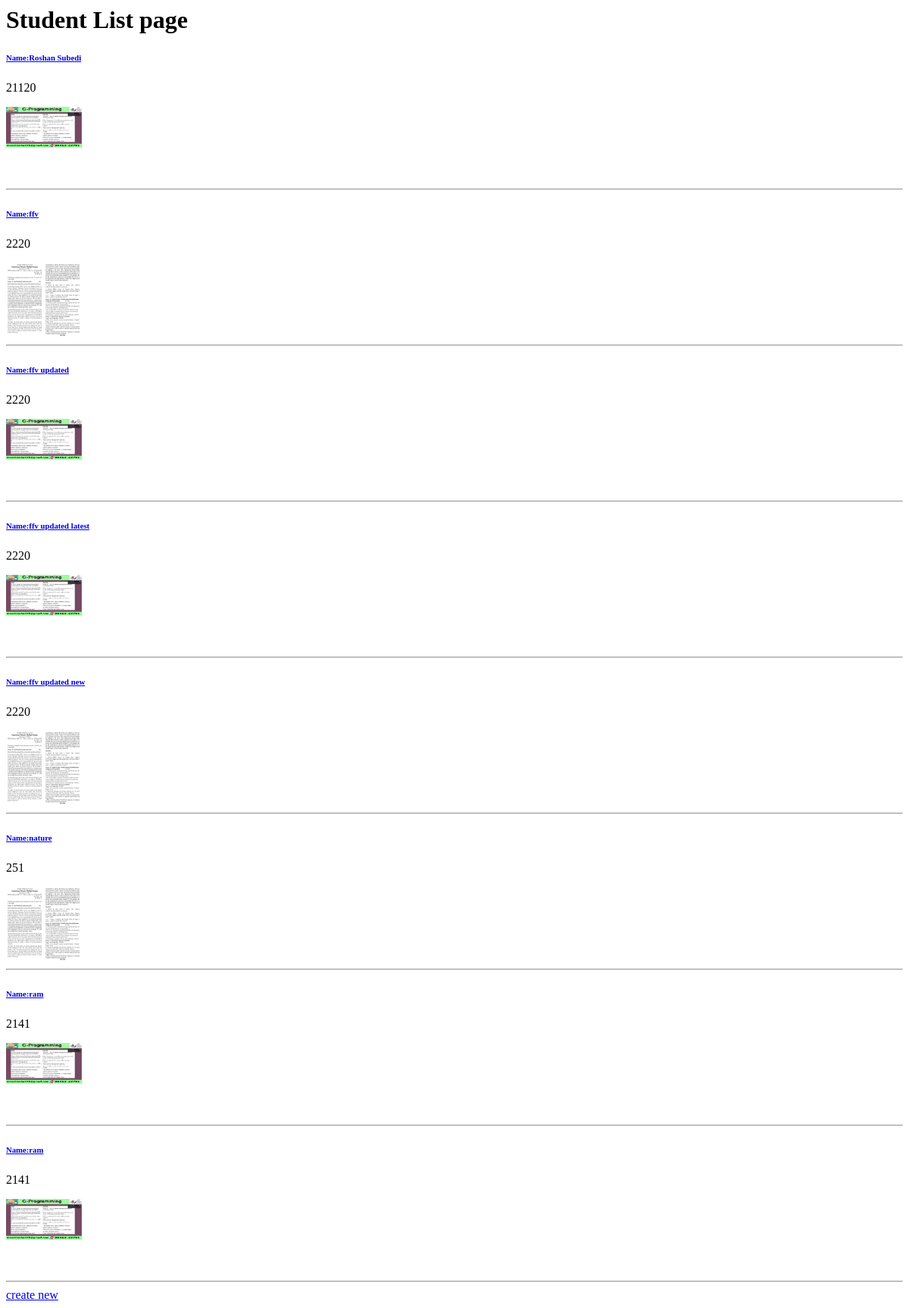
The page /student/ (signed in) on the database as committed earlier.
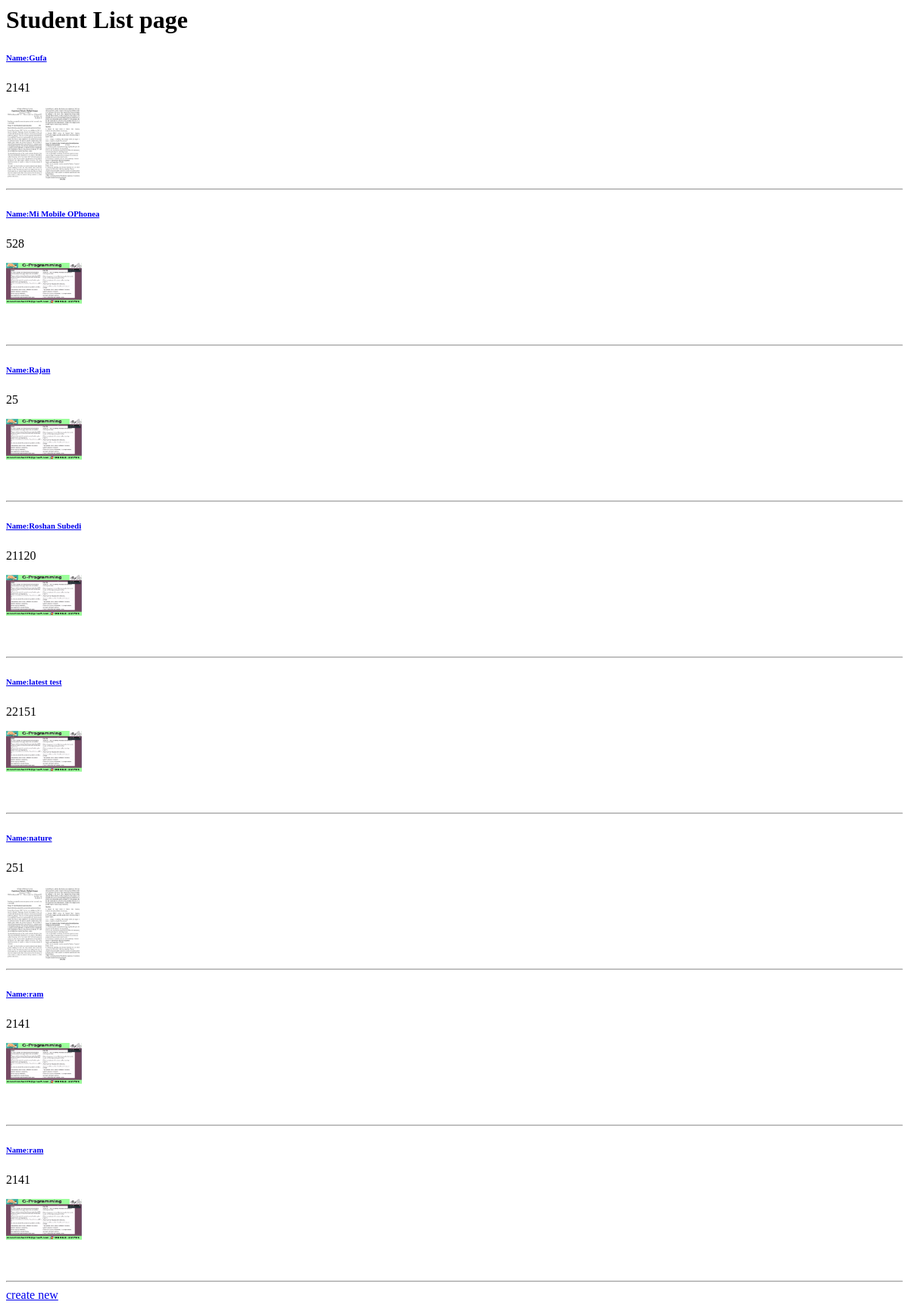
The same page on the database as committed later.
### imagehandle/models.py (models this page shows, shortened)
class Student(models.Model):
	name=models.CharField(max_length=255)
	roll_no=models.IntegerField()
	image=models.ImageField(upload_to='student/')

### imagehandle/views.py (the view)
# urls.py: path('',StudentList,  name='studentlist'),
@login_required(login_url='login')
def StudentList(request):
	student=Student.objects.all().order_by('name')
	context={
		'student':student
	}
	return render(request, 'imagehandle/studentlist.html', context)

### templates/imagehandle/studentlist.html (shortened to what this page needs)
<h1>Student List page</h1>
{% if student %}
	{% for s in student %}
		<a href="{% url 'studentdetail' s.id%}"><h6>Name:{{s.name}}</h6></a>
		<p>{{s.roll_no}}</p>
		<img src="{{s.image.url}}" style="height: 100px; width: 100px">
		<hr>
	{% endfor %}
<a href="{% url 'createnewstudent'%}">create new</a>
{% endif %}

Rows that differ between the two databases and show on the page:
removed Student: name "ffv updated new", roll_no "2220", image (picture)
changed Student: name "ffv" → "Gufa"; roll_no "2220" → "2141"
changed Student: name "ffv updated" → "Mi Mobile OPhonea"; roll_no "2220" → "528"
added Student: name "Rajan", roll_no "25", image (picture)
shown differently, row unchanged: Student "Roshan Subedi": moves down the list
changed Student: name "ffv updated latest" → "latest test"; roll_no "2220" → "22151"
